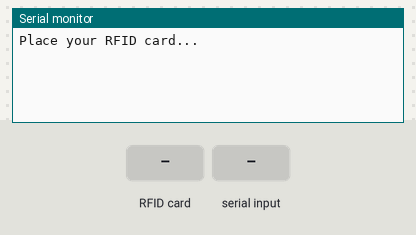
Bench run of a sketch on a simulated Arduino Uno, built with avr-gcc and run on an emulated ATmega328P. Parts: the last lines printed to the serial monitor. The test bench sets the inputs (shaded band).

Above: at 1.2 s.
1.3 s: RFID card 5E 7A 19 C4 held to the reader
At 1.7 s:
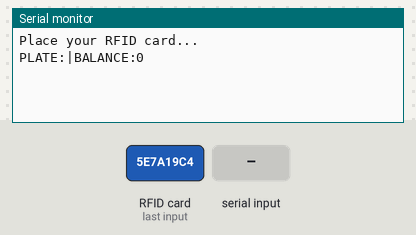
2.8 s: "PAY:\n" received over Serial
At 3.8 s:
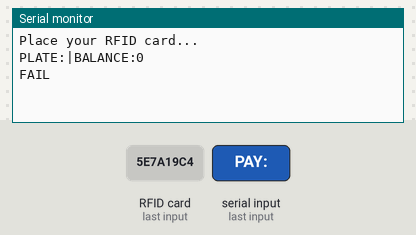

The sketch:

process-payment.ino
```cpp
#include <SPI.h>
#include <MFRC522.h>

#define SS_PIN 10
#define RST_PIN 9

MFRC522 rfid(SS_PIN, RST_PIN);
MFRC522::Uid savedUid;

String plate, balanceStr;
long currentBalance = 0;

void setup() {
  Serial.begin(9600);
  SPI.begin();
  rfid.PCD_Init();
  Serial.println("Place your RFID card...");
}

void loop() {
  if (!rfid.PICC_IsNewCardPresent() || !rfid.PICC_ReadCardSerial()) {
    return;
  }

  savedUid = rfid.uid;

  // Read plate number (Block 2)
  byte block2[18];
  if (!readBlock(2, block2)) {
    Serial.println("Failed to read block 2");
    haltCard();
    return;
  }

  // Read balance (Block 4)
  byte block4[18];
  if (!readBlock(4, block4)) {
    Serial.println("Failed to read block 4");
    haltCard();
    return;
  }

  plate = bytesToString(block2);
  balanceStr = bytesToString(block4);
  currentBalance = balanceStr.toInt();

  Serial.print("PLATE:");
  Serial.print(plate);
  Serial.print("|BALANCE:");
  Serial.println(currentBalance);

  // Wait for PAY command from PC
  String command = waitForCommand();
  if (command.startsWith("PAY:")) {
    int amount = command.substring(4).toInt();
    if (amount > 0 && currentBalance >= amount) {
      long newBalance = currentBalance - amount;

      // Write new balance
      if (writeBlock(4, String(newBalance).c_str())) {
        Serial.println("DONE");
      } else {
        Serial.println("FAIL");
      }
    } else {
      Serial.println("FAIL");
    }
  }

  haltCard();
  delay(2000);
}

// Wait for input from PC
String waitForCommand() {
  String input = "";
  unsigned long start = millis();
  while ((millis() - start) < 10000) {  // Timeout after 10 seconds
    if (Serial.available()) {
      input = Serial.readStringUntil('\n');
      input.trim();
      break;
    }
  }
  return input;
}

bool readBlock(byte blockNum, byte* buffer) {
  MFRC522::MIFARE_Key key;
  for (byte i = 0; i < 6; i++) key.keyByte[i] = 0xFF;

  MFRC522::StatusCode status = rfid.PCD_Authenticate(
    MFRC522::PICC_CMD_MF_AUTH_KEY_A, blockNum, &key, &savedUid
  );
  if (status != MFRC522::STATUS_OK) {
    Serial.print("Auth failed for block "); Serial.println(blockNum);
    return false;
  }

  byte size = 18;
  status = rfid.MIFARE_Read(blockNum, buffer, &size);
  return status == MFRC522::STATUS_OK;
}

bool writeBlock(byte blockNum, const char* data) {
  MFRC522::MIFARE_Key key;
  for (byte i = 0; i < 6; i++) key.keyByte[i] = 0xFF;

  MFRC522::StatusCode status = rfid.PCD_Authenticate(
    MFRC522::PICC_CMD_MF_AUTH_KEY_A, blockNum, &key, &savedUid
  );
  if (status != MFRC522::STATUS_OK) {
    Serial.print("Auth failed for block "); Serial.println(blockNum);
    return false;
  }

  byte buffer[16];
  memset(buffer, 0, 16);
  strncpy((char*)buffer, data, 16);

  status = rfid.MIFARE_Write(blockNum, buffer, 16);
  return status == MFRC522::STATUS_OK;
}

String bytesToString(byte* buffer) {
  String result = "";
  for (int i = 0; i < 16; i++) {
    if (buffer[i] == 0) break;
    result += (char)buffer[i];
  }
  return result;
}

void haltCard() {
  rfid.PICC_HaltA();
  rfid.PCD_StopCrypto1();
}
```

Measured:
- after the input at 1.3 s, the serial monitor: prints a new line at once (image 1)
- after the input at 2.8 s, the serial monitor: prints a new line at once (image 2)
